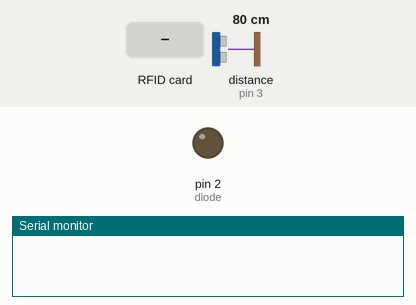
Simulated run of this sketch. Board: Arduino Uno, built with avr-gcc and run on an emulated ATmega328P. Parts: output pins drawn as LEDs (lit = HIGH), the last lines printed to the serial monitor. The test bench sets the inputs (shaded band); at power-on: distance to the obstacle (sensor on pin 3) 80 cm. The echo pulse lasts 58.3 µs per cm; pins used as bus, display or sensor lines are not drawn.

Above: at 1.2 s.
1.3 s: RFID card C9 60 31 C3 held to the reader
2.8 s: distance to the obstacle (sensor on pin 3) set to 64 cm
4.5 s: distance to the obstacle (sensor on pin 3) set to 58 cm
At 5.9 s:
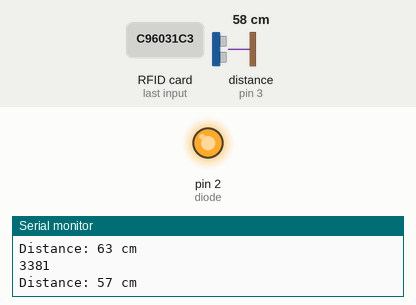
7.5 s: RFID card 5E 7A 19 C4 held to the reader
Timing chart, 0 to 10.1 s (numbered marks = the images above; inputs shaded):
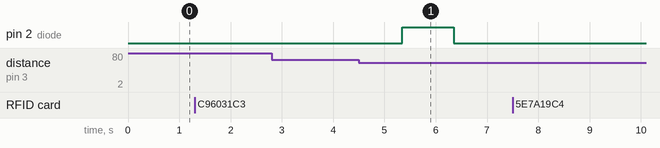

The sketch:

sketch_oct21a.ino
```cpp
#include <SPI.h>
#include <MFRC522.h>
#define SS_PIN 10
#define RST_PIN 9
#define echoPin 3
#define trigPin 4

MFRC522 mfrc522(SS_PIN, RST_PIN);
int diode = 2;
long duration;
int distance;

void setup() {
  pinMode(diode,OUTPUT);
  pinMode(echoPin,INPUT);
  pinMode(trigPin, OUTPUT);
  Serial.begin(9600);
  SPI.begin();
  mfrc522.PCD_Init();
  digitalWrite(diode,LOW);
}

void loop() {
  int distance = 451;   // za 1cm veci od max za svaki slucaj
  if(Authorize()){

      while(distance >= 60){
        distance = Scan();
        delay(500);
      }
      digitalWrite(diode,HIGH);
      delay(1000);
      digitalWrite(diode,LOW);
  }else{
      digitalWrite(diode,LOW);

    }

  delay(100);
}

int Scan(){

    digitalWrite(trigPin,LOW); //vrati na default
    delayMicroseconds(2);
    digitalWrite(trigPin,HIGH); //aktivira trigger na 10 microseconds
    delayMicroseconds(10);
    digitalWrite(trigPin,LOW); //ugasi trigger

    duration = pulseIn(echoPin, HIGH); //cita talase sa echo pina i vraca vreme trajanja zvucnog talasa u mikrosekundama
    Serial.println(duration);
    distance = duration * 0.034 / 2; // brzina zvuka podeljena sa 2 (tamo i nazad)
    Serial.print("Distance: ");
    Serial.print(distance);
    Serial.println(" cm");
    return distance;
}

bool Authorize(){
    if ( ! mfrc522.PICC_IsNewCardPresent())
    {
      //Serial.println("Waiting for card");
      return false;
    }
    if ( ! mfrc522.PICC_ReadCardSerial())
    {
      Serial.println("Selected");
      return false;
    }
    Serial.print("UID tag :");
    String content= "";
    byte letter;
    for (byte i = 0; i < mfrc522.uid.size; i++)
    {
       Serial.print(mfrc522.uid.uidByte[i] < 0x10 ? " 0" : " ");
       Serial.print(mfrc522.uid.uidByte[i], HEX);
       content.concat(String(mfrc522.uid.uidByte[i] < 0x10 ? " 0" : " "));
       content.concat(String(mfrc522.uid.uidByte[i], HEX));
    }
    Serial.println();
    Serial.print("Message : ");
    content.toUpperCase();
    if (content.substring(1) == "C9 60 31 C3")
    {
      Serial.println("Authorized access");
      Serial.println();
      return true;
    }

   else   {

      Serial.println(" Access denied");
      return false;

    }
}
```

Measured:
- the behaviour switches between 61 and 60 cm on distance to the obstacle (sensor on pin 3) (found by bisection; images 0 and 1)
- after the input at 4.5 s, pin 2 (diode): LOW → HIGH after 0.85 s, → LOW 1.0 s later
